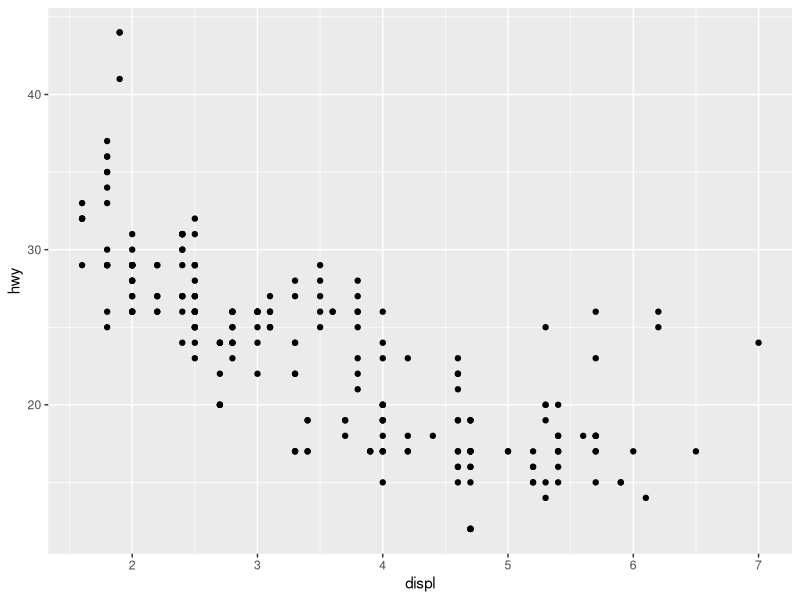
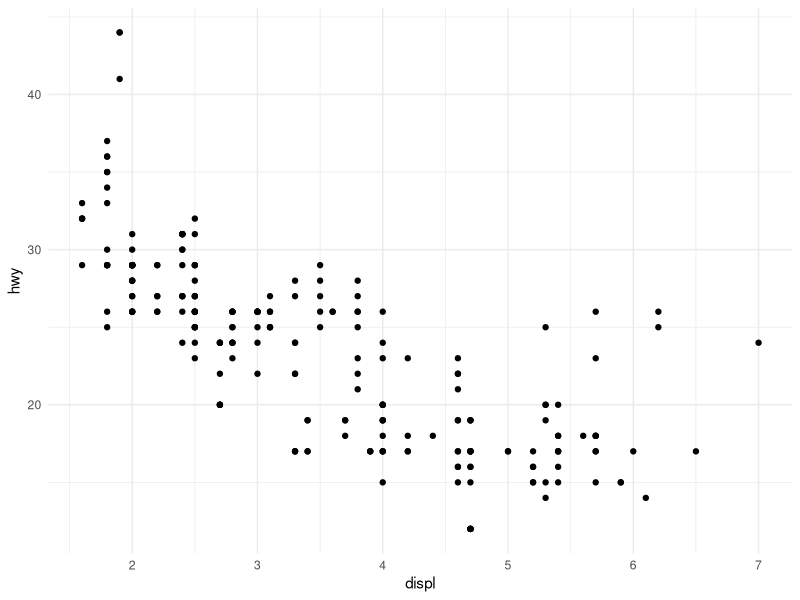
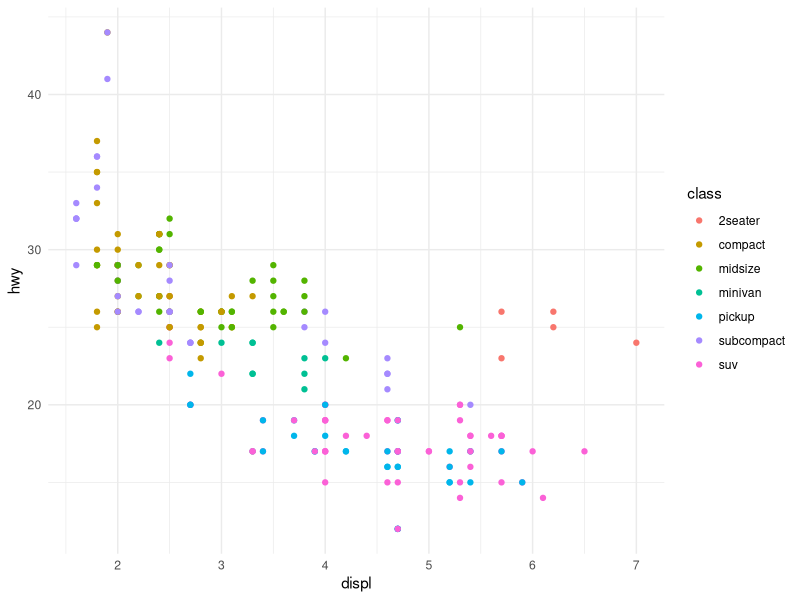
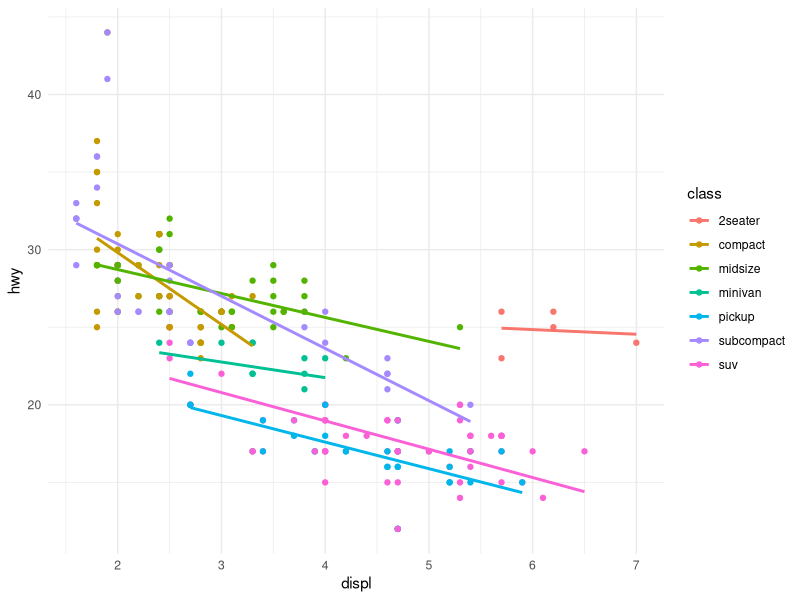
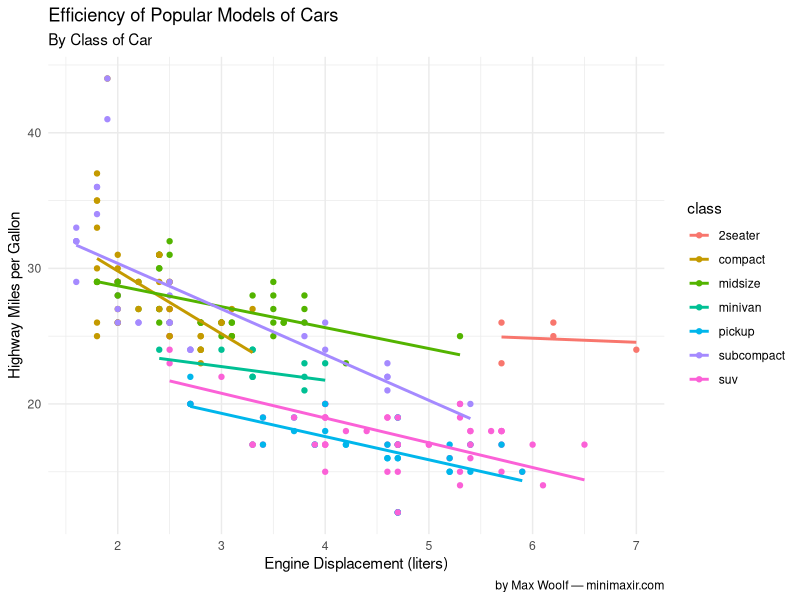
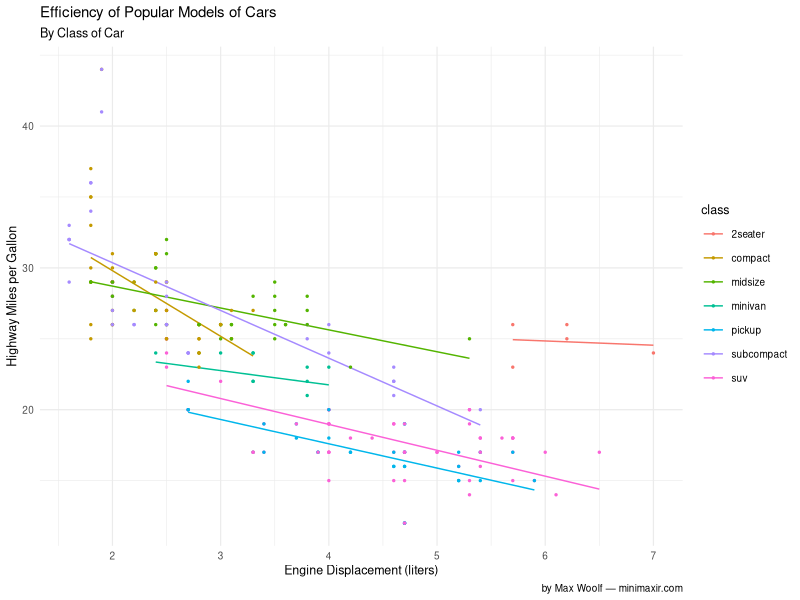
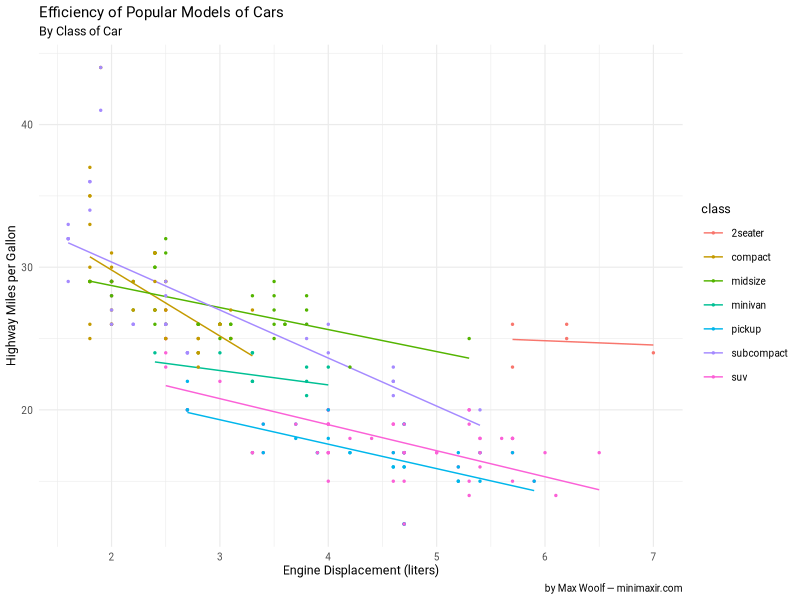
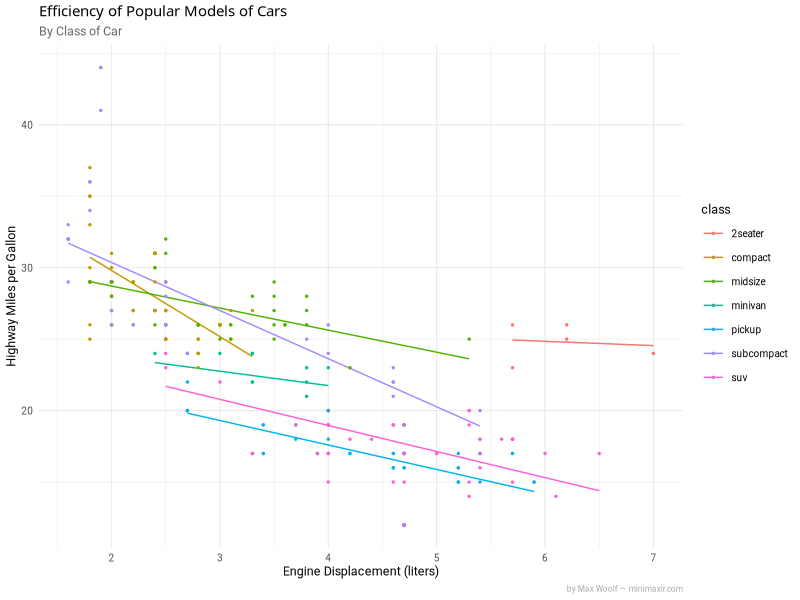

Here is the R script that generated these plots, in order:
## ---- chunk 1
library(ggplot2)
## ---- chunk 2
mpg
## ---- chunk 3
p <- ggplot(mpg, aes(x = displ, y = hwy)) + 
    geom_point()

p
## ---- chunk 4
p <- p +
    theme_minimal()

p
## ---- chunk 5
p <- ggplot(mpg, aes(x = displ, y = hwy, color=class)) + 
    geom_point() +
    theme_minimal()

p
## ---- chunk 6
p <- p +
    geom_smooth(method = "lm", se=F)

p
## ---- chunk 7
p <-  p +
    labs(title="Efficiency of Popular Models of Cars",
         subtitle="By Class of Car",
         x="Engine Displacement (liters)",
         y="Highway Miles per Gallon",
         caption="by Max Woolf — minimaxir.com")

p
## ---- chunk 8
p <- ggplot(mpg, aes(x = displ, y = hwy, color=class)) + 
    geom_smooth(method = "lm", se=F, size=0.5) +
    geom_point(size=0.5) +
    theme_minimal(base_size=9) +
    labs(title="Efficiency of Popular Models of Cars",
         subtitle="By Class of Car",
         x="Engine Displacement (liters)",
         y="Highway Miles per Gallon",
         caption="by Max Woolf — minimaxir.com")


ggsave("tutorial-0.png", p, width=4, height=3)
## ---- chunk 9
p <- p +
    theme_minimal(base_size=9, base_family="Roboto")

ggsave("tutorial-1.png", p, width=4, height=3)
## ---- chunk 10
p <- p + 
    theme(plot.subtitle = element_text(color="#666666"),
          plot.title = element_text(family="Roboto Condensed Bold"),
          plot.caption = element_text(color="#AAAAAA", size=6))

ggsave("tutorial-2.png", p,  width=4, height=3)
## ---- chunk 11
library(RColorBrewer)
library(viridis)
## ---- chunk 12
plot <- p +
        scale_color_hue()

ggsave("tutorial-3.png", plot,  width=4, height=3)
## ---- chunk 13
p_color <- p +
        scale_color_hue(l = 40)

ggsave("tutorial-4.png", p_color,  width=4, height=3)
## ---- chunk 14
color_set <- "Blues"

p_color <- p +
        scale_color_brewer(palette=color_set)

ggsave("tutorial-5.png", p_color,  width=4, height=3)
## ---- chunk 15
color_set <- "Spectral"

p_color <- p +
        scale_color_brewer(palette=color_set)

ggsave("tutorial-6.png", p_color,  width=4, height=3)
## ---- chunk 16
color_set <- "Set1"

p_color <- p +
        scale_color_brewer(palette=color_set)

ggsave("tutorial-7.png", p_color,  width=4, height=3)
## ---- chunk 17
color_set <- "Set2"

p_color <- p +
        scale_color_brewer(palette=color_set)

ggsave("tutorial-8.png", p_color,  width=4, height=3)
## ---- chunk 18
color_set <- "Set3"

p_color <- p +
        scale_color_brewer(palette=color_set)

ggsave("tutorial-9.png", p_color,  width=4, height=3)
## ---- chunk 19
p <- ggplot(mpg, aes(x = displ, y = hwy)) + 
    geom_bin2d(bins=10) +
    theme_minimal(base_size=9, base_family="Roboto") +
    labs(title="Efficiency of Popular Models of Cars",
         subtitle="By Class of Car",
         x="Engine Displacement (liters)",
         y="Highway Miles per Gallon",
         caption="by Max Woolf — minimaxir.com",
         fill='# of Cars') + 
    theme(plot.subtitle = element_text(color="#666666"),
          plot.title = element_text(family="Roboto Condensed Bold"),
          plot.caption = element_text(color="#AAAAAA", size=6))

ggsave("tutorial-tile.png", p,  width=4, height=3)
## ---- chunk 20
p_color <- p +
        scale_fill_viridis(option="viridis")

ggsave("tutorial-10.png", p_color,  width=4, height=3)
## ---- chunk 21
option <- "magma"

p_color <- p +
        scale_fill_viridis(option=option)

ggsave("tutorial-11.png", p_color,  width=4, height=3)
## ---- chunk 22
option <- "inferno"

p_color <- p +
        scale_fill_viridis(option=option)

ggsave("tutorial-12.png", p_color,  width=4, height=3)
## ---- chunk 23
option <- "plasma"

p_color <- p +
        scale_fill_viridis(option=option)

ggsave("tutorial-13.png", p_color,  width=4, height=3)
